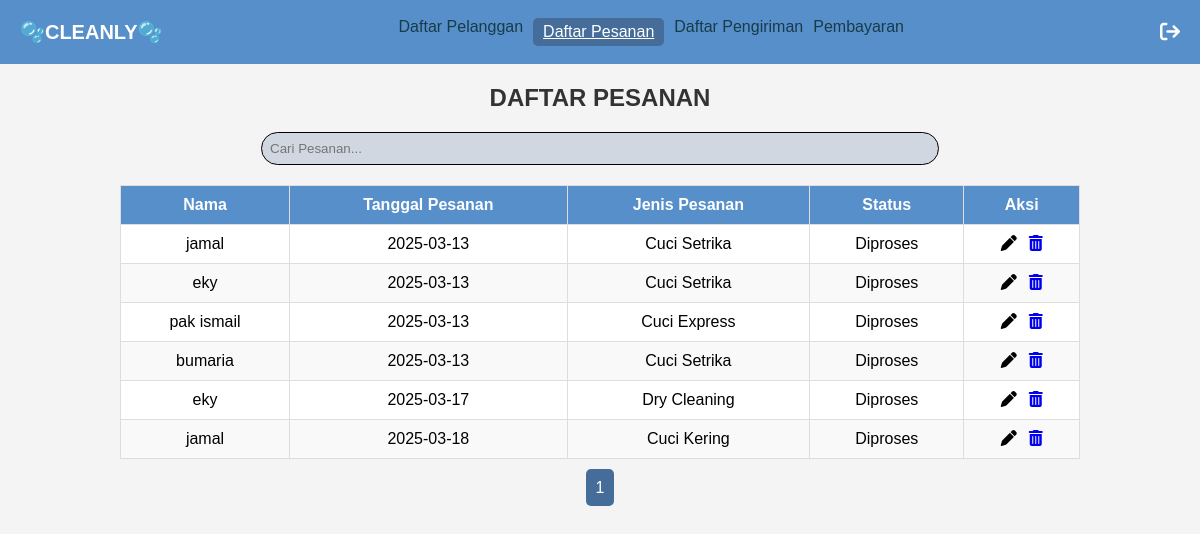
The page /dashboard-admin/daftarPesanan.php on the database its author committed.
### tables this page shows
CREATE TABLE `daftar_pesanan` (
  `id_pesanan` int(11) NOT NULL,
  `id_user` int(11) DEFAULT NULL,
  `tanggal_pesanan` date DEFAULT NULL,
  `jenis_pesanan` varchar(50) DEFAULT NULL,
  `status` enum('Pending','Diproses','Selesai','Dibatalkan') DEFAULT 'Pending'
);

CREATE TABLE `users` (
  `id_user` int(11) NOT NULL,
  `username` varchar(50) NOT NULL,
  `password` varchar(255) NOT NULL,
  `no_telp` varchar(15) NOT NULL,
  `role` enum('admin','user') NOT NULL
);

### dashboard-admin/daftarPesanan.php (the view, shortened to what this page needs)
<?php
include_once('../koneksi.php');
$limit = 10;
$page = isset($_GET['page']) ? (int)$_GET['page'] : 1;
$start = ($page - 1) * $limit;
$get_pesanan = mysqli_query($koneksi, "
    SELECT daftar_pesanan.id_pesanan, users.username, daftar_pesanan.tanggal_pesanan, daftar_pesanan.jenis_pesanan, daftar_pesanan.status
    FROM users
    INNER JOIN daftar_pesanan ON daftar_pesanan.id_user = users.id_user
    LIMIT $start, $limit
");
$total_pesanan = mysqli_query($koneksi, "
    SELECT COUNT(*) AS jumlah FROM daftar_pesanan
");
$total = mysqli_fetch_assoc($total_pesanan)['jumlah'];
$total_pages = ceil($total / $limit);
include('header.php');
?>
<h2>DAFTAR PESANAN</h2>
<div class="search-bar">
        <input type="text" id="search" placeholder="Cari Pesanan...">
    </div>
<table>
    <thead>
        <tr>
            <th>Nama</th>
            <th>Tanggal Pesanan</th>
            <th>Jenis Pesanan</th>
            <th>Status</th>
            <th>Aksi</th>
        </tr>
    </thead>
    <tbody>
        <?php while ($data = mysqli_fetch_array($get_pesanan)) { ?>
        <tr data-id="<?php echo $data['id_pesanan']; ?>">
            <td><?php echo $data['username']; ?></td>
            <td><?php echo $data['tanggal_pesanan']; ?></td>
            <td><?php echo $data['jenis_pesanan']; ?></td>
            <td><?php echo $data['status']; ?></td>
            <td>
    <div class="updel">
        <i class="fa-solid fa-pen edit-status" style="cursor: pointer;"></i>
        <a href="hapusPesanan.php?id_pesanan=<?php echo $data['id_pesanan']; ?>" onclick="return confirm('Apakah Anda yakin ingin menghapus pesanan ini?')">
            <i class="fa-solid fa-trash-can"></i>
        </a>
    </div>
</td>
        </tr>
        <?php } ?>
    </tbody>
</table>
<div class="pagination">
    <?php for ($i = 1; $i <= $total_pages; $i++): ?>
        <a href="?page=<?php echo $i; ?>" <?php if ($page == $i) echo 'class="active"'; ?>>
            <?php echo $i; ?>
        </a>
    <?php endfor; ?>
</div>
</body>
</html>

### css/style.css (style rules this page uses)
body { font-family: Arial, sans-serif; margin: 0; padding: 0; background-color: #f4f4f4; }
h2 { text-align: center; margin: 20px 0; color: #333; }
.search-bar { display: flex; justify-content: center; margin: 20px 0; }
.search-bar input { width: 55%; padding: 8px; background-color: #D0D7E1; border: 1px solid black; border-radius: 100px; }
table { width: 80%; margin: 20px auto; border-collapse: collapse; background-color: white; }
table th, table td { border: 1px solid #ddd; padding: 10px; text-align: center; }
table th { background-color: #578FCA; color: white; }
table tr:nth-child(even) { background-color: #f9f9f9; }
.updel { display: flex; justify-content: center; gap: 12px; }
.pagination { text-align: center; margin: 20px; }
.pagination a { padding: 10px; margin: 0 5px; background-color: #578FCA; color: white; text-decoration: none; border-radius: 5px; }
.pagination a.active { background-color: #466d99; }

### rows shown on the page
daftar_pesanan: id_user.username "jamal", tanggal_pesanan "2025-03-13", jenis_pesanan "Cuci Setrika", status "Diproses"
daftar_pesanan: id_user.username "eky", tanggal_pesanan "2025-03-13", jenis_pesanan "Cuci Setrika", status "Diproses"
daftar_pesanan: id_user.username "pak ismail", tanggal_pesanan "2025-03-13", jenis_pesanan "Cuci Express", status "Diproses"
daftar_pesanan: id_user.username "bumaria", tanggal_pesanan "2025-03-13", jenis_pesanan "Cuci Setrika", status "Diproses"
daftar_pesanan: id_user.username "eky", tanggal_pesanan "2025-03-17", jenis_pesanan "Dry Cleaning", status "Diproses"
daftar_pesanan: id_user.username "jamal", tanggal_pesanan "2025-03-18", jenis_pesanan "Cuci Kering", status "Diproses"
